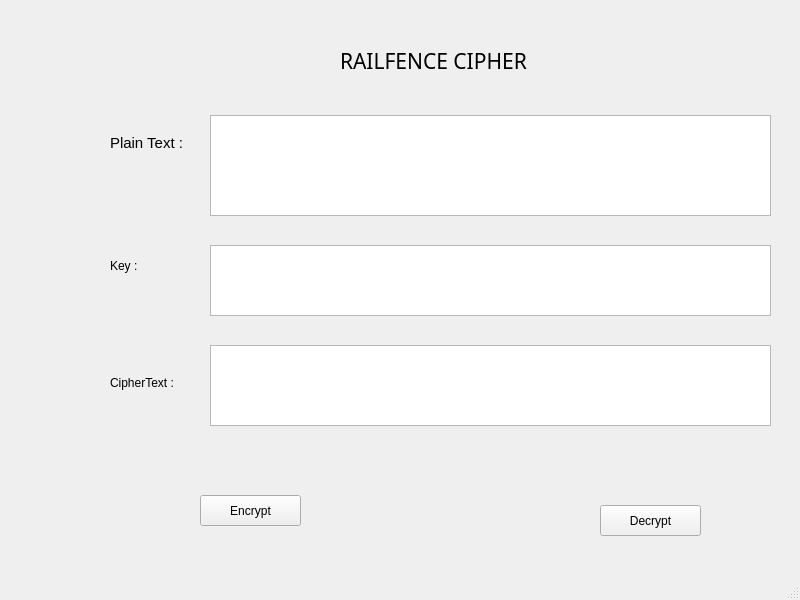
<?xml version="1.0" encoding="UTF-8"?>
<ui version="4.0">
 <class>MainWindow</class>
 <widget class="QMainWindow" name="MainWindow">
  <property name="geometry">
   <rect>
    <x>0</x>
    <y>0</y>
    <width>800</width>
    <height>600</height>
   </rect>
  </property>
  <property name="windowTitle">
   <string>MainWindow</string>
  </property>
  <widget class="QWidget" name="centralwidget">
   <widget class="QLabel" name="label_4">
    <property name="geometry">
     <rect>
      <x>110</x>
      <y>375</y>
      <width>101</width>
      <height>16</height>
     </rect>
    </property>
    <property name="text">
     <string>CipherText : </string>
    </property>
   </widget>
   <widget class="QLabel" name="label">
    <property name="geometry">
     <rect>
      <x>340</x>
      <y>50</y>
      <width>221</width>
      <height>21</height>
     </rect>
    </property>
    <property name="font">
     <font>
      <family>Revit_HEB_DWG</family>
      <pointsize>16</pointsize>
     </font>
    </property>
    <property name="text">
     <string>RAILFENCE CIPHER</string>
    </property>
   </widget>
   <widget class="QTextEdit" name="txt_key">
    <property name="geometry">
     <rect>
      <x>210</x>
      <y>245</y>
      <width>561</width>
      <height>71</height>
     </rect>
    </property>
   </widget>
   <widget class="QPlainTextEdit" name="txt_cipher_text">
    <property name="geometry">
     <rect>
      <x>210</x>
      <y>345</y>
      <width>561</width>
      <height>81</height>
     </rect>
    </property>
   </widget>
   <widget class="QPushButton" name="btn_decrypt">
    <property name="geometry">
     <rect>
      <x>600</x>
      <y>505</y>
      <width>101</width>
      <height>31</height>
     </rect>
    </property>
    <property name="text">
     <string>Decrypt</string>
    </property>
   </widget>
   <widget class="QPushButton" name="btn_encrypt">
    <property name="geometry">
     <rect>
      <x>200</x>
      <y>495</y>
      <width>101</width>
      <height>31</height>
     </rect>
    </property>
    <property name="text">
     <string>Encrypt</string>
    </property>
   </widget>
   <widget class="QPlainTextEdit" name="txt_plain_text">
    <property name="geometry">
     <rect>
      <x>210</x>
      <y>115</y>
      <width>561</width>
      <height>101</height>
     </rect>
    </property>
   </widget>
   <widget class="QLabel" name="label_3">
    <property name="geometry">
     <rect>
      <x>110</x>
      <y>255</y>
      <width>47</width>
      <height>21</height>
     </rect>
    </property>
    <property name="text">
     <string>Key :</string>
    </property>
   </widget>
   <widget class="QLabel" name="label_2">
    <property name="geometry">
     <rect>
      <x>110</x>
      <y>135</y>
      <width>81</width>
      <height>16</height>
     </rect>
    </property>
    <property name="font">
     <font>
      <pointsize>11</pointsize>
     </font>
    </property>
    <property name="text">
     <string>Plain Text :</string>
    </property>
   </widget>
  </widget>
  <widget class="QMenuBar" name="menubar">
   <property name="geometry">
    <rect>
     <x>0</x>
     <y>0</y>
     <width>800</width>
     <height>21</height>
    </rect>
   </property>
  </widget>
  <widget class="QStatusBar" name="statusbar"/>
 </widget>
 <resources/>
 <connections/>
</ui>
